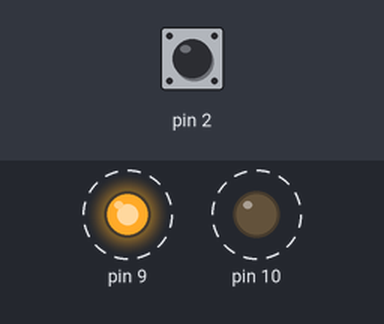
Bench run of a sketch on a simulated Arduino Uno, built with avr-gcc and run on an emulated ATmega328P. Parts: output pins drawn as LEDs (lit = HIGH). Dashed ring = blinking. Inputs (shaded band) come from the test bench; at power-on: pin 2 HIGH. What the sketch prints to the serial monitor is not drawn.

Above: at 0.2 s.
Timing chart, 0 to 3.0 s (numbered marks = the images above):
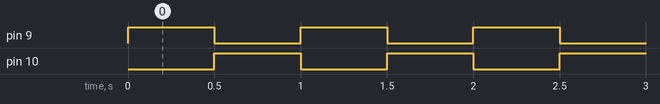

Measured:
- by itself, pin 9, pin 10: alternates HIGH for 0.50 s and LOW for 0.50 s

The sketch:

Input_pulling.ino
```cpp
void setup() {
  Serial.begin(9600);
  pinMode(2,INPUT_PULLUP);
  pinMode(3,INPUT_PULLUP);
  pinMode(9,OUTPUT);
  pinMode(10,OUTPUT);
  Serial.println("Begin:");
}

void loop() {
  if (digitalRead(2))
    Serial.println("2");
  else if (digitalRead(3))
    Serial.println("3");
  digitalWrite(9,HIGH);
  digitalWrite(10,LOW);
  delay(500);
  digitalWrite(10,HIGH);
  digitalWrite(9,LOW);
  delay(500);
}
```
